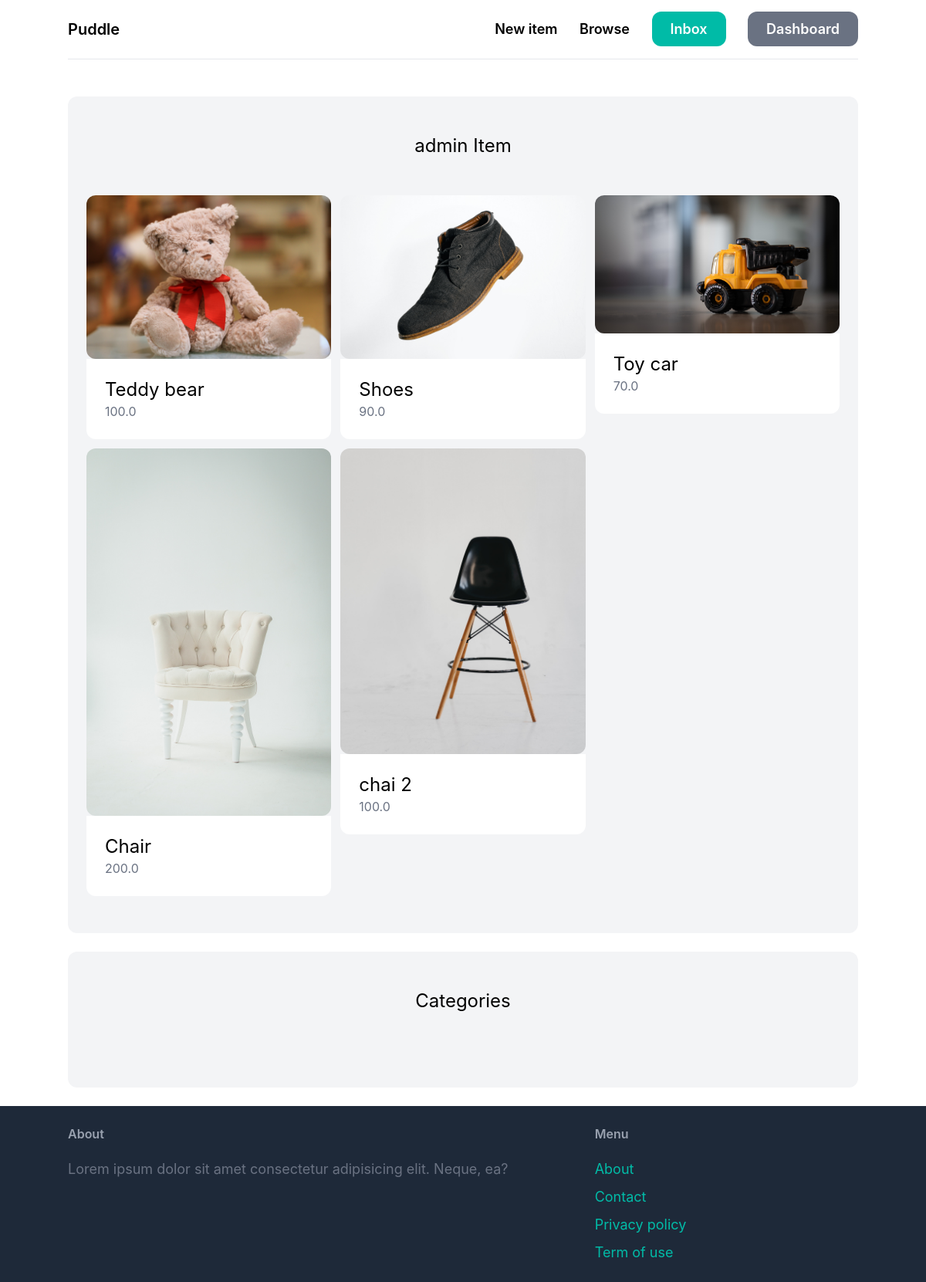
Before: /dashboard (signed in) with the older database file.
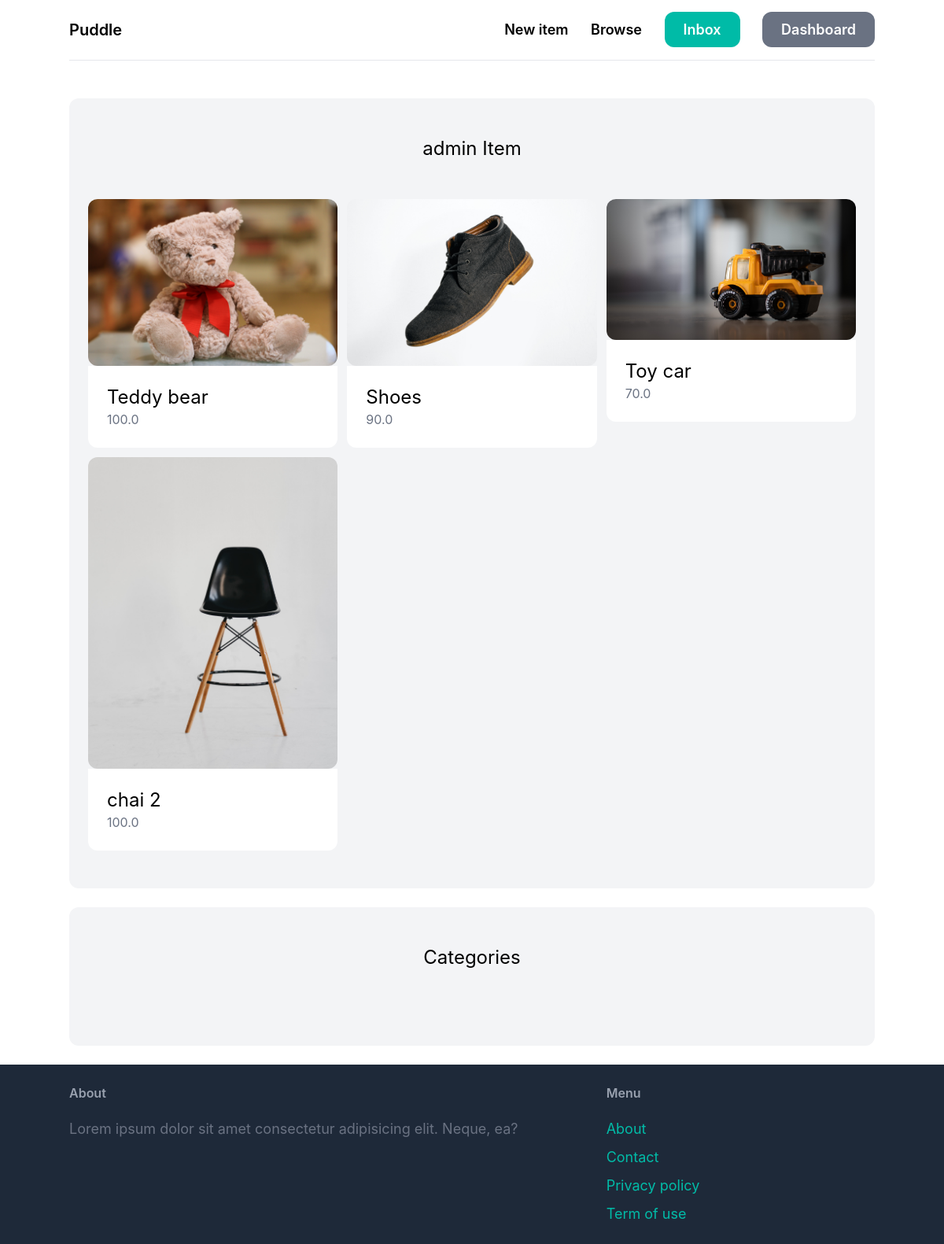
After: the same page with the newer database file.
### core/models.py (models this page shows, shortened)
class Item(models.Model):
    category = models.ForeignKey(Category, related_name='items', on_delete=models.CASCADE)
    name = models.CharField(max_length=100)
    description = models.TextField(blank=True, null=True)
    price = models.FloatField()
    image = models.ImageField(upload_to='items_images', blank=True, null=True)
    is_sold = models.BooleanField(default=False)
    created_by = models.ForeignKey(User, related_name='items', on_delete=models.CASCADE)
    created_at = models.DateTimeField(auto_now_add=True)

### core/views.py (the view)
# urls.py: path('dashboard', views.dashboard, name='dashboard'),
@login_required
def dashboard(request):
    items = Item.objects.filter(created_by = request.user)
    context = {
        "items":items
    }
    return render(request, 'core/dashboard.html', context)

### templates/core/dashboard.html (shortened to what this page needs)
{% extends 'base.html' %}
{% block content %}
<div class="mt-6 p-6 py-12 bg-gray-100 rounded-xl">
    <h2 class="mb-12 text-2xl text-center">{{ request.user }} Item</h2>
    <div class="grid grid-cols-3 gap-3">
        {% for item in items %}
        <div>
            <a href="{% url 'detail' item.id %}">
                <div>
                    <img src="{{ item.image.url }}" class="rounded-xl" alt="">
                </div>
                <div class="p-6 bg-white rounded-b-xl">
                    <h2 class="text-2xl">{{ item.name }}</h2>
                    <p class="text-gray-500">{{ item.price }}</p>
                </div>
            </a>
        </div>
        {% endfor %}
    </div>
</div>
<div class="mt-6 p-6 py-12 bg-gray-100 rounded-xl">
    <h2 class="mb-12 text-2xl text-center">Categories</h2>
</div>
{% endblock content %}

Changed rows visible on the page:
removed Item: image (picture), name "Chair", price "200.0"
